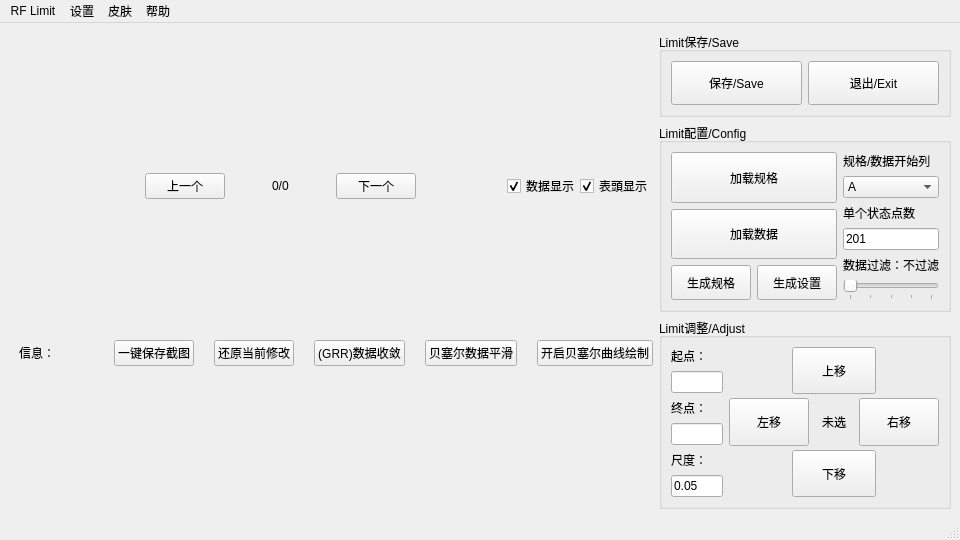
<?xml version="1.0" encoding="UTF-8"?>
<ui version="4.0">
 <class>MainWindow</class>
 <widget class="QMainWindow" name="MainWindow">
  <property name="geometry">
   <rect>
    <x>0</x>
    <y>0</y>
    <width>960</width>
    <height>540</height>
   </rect>
  </property>
  <property name="windowTitle">
   <string>MainWindow</string>
  </property>
  <widget class="QWidget" name="centralwidget">
   <property name="styleSheet">
    <string notr="true"/>
   </property>
   <layout class="QGridLayout" name="gridLayout_7">
    <item row="1" column="0">
     <layout class="QHBoxLayout" name="horizontalLayout_7" stretch="20,9">
      <item>
       <layout class="QVBoxLayout" name="verticalLayout_9" stretch="0,10,0">
        <property name="spacing">
         <number>0</number>
        </property>
        <item>
         <layout class="QHBoxLayout" name="horizontalLayout_5" stretch="3,6,2,1,1">
          <item>
           <spacer name="horizontalSpacer_10">
            <property name="orientation">
             <enum>Qt::Horizontal</enum>
            </property>
            <property name="sizeHint" stdset="0">
             <size>
              <width>40</width>
              <height>20</height>
             </size>
            </property>
           </spacer>
          </item>
          <item>
           <layout class="QHBoxLayout" name="horizontalLayout_3">
            <item>
             <widget class="QPushButton" name="stateUpPushButton">
              <property name="styleSheet">
               <string notr="true"/>
              </property>
              <property name="text">
               <string>上一个</string>
              </property>
             </widget>
            </item>
            <item>
             <spacer name="horizontalSpacer_7">
              <property name="orientation">
               <enum>Qt::Horizontal</enum>
              </property>
              <property name="sizeHint" stdset="0">
               <size>
                <width>40</width>
                <height>20</height>
               </size>
              </property>
             </spacer>
            </item>
            <item>
             <widget class="QLabel" name="stateLabel">
              <property name="text">
               <string>0/0</string>
              </property>
             </widget>
            </item>
            <item>
             <spacer name="horizontalSpacer_8">
              <property name="orientation">
               <enum>Qt::Horizontal</enum>
              </property>
              <property name="sizeHint" stdset="0">
               <size>
                <width>40</width>
                <height>20</height>
               </size>
              </property>
             </spacer>
            </item>
            <item>
             <widget class="QPushButton" name="stateDownPushButton">
              <property name="contextMenuPolicy">
               <enum>Qt::DefaultContextMenu</enum>
              </property>
              <property name="text">
               <string>下一个</string>
              </property>
             </widget>
            </item>
           </layout>
          </item>
          <item>
           <spacer name="horizontalSpacer_9">
            <property name="orientation">
             <enum>Qt::Horizontal</enum>
            </property>
            <property name="sizeHint" stdset="0">
             <size>
              <width>40</width>
              <height>20</height>
             </size>
            </property>
           </spacer>
          </item>
          <item>
           <widget class="QCheckBox" name="displayDataCheckBox">
            <property name="text">
             <string>数据显示</string>
            </property>
            <property name="checked">
             <bool>true</bool>
            </property>
           </widget>
          </item>
          <item>
           <widget class="QCheckBox" name="antialiasCheckBox">
            <property name="text">
             <string>表頭显示</string>
            </property>
            <property name="checked">
             <bool>true</bool>
            </property>
           </widget>
          </item>
         </layout>
        </item>
        <item>
         <layout class="QGridLayout" name="limitGridLayout"/>
        </item>
        <item>
         <layout class="QHBoxLayout" name="horizontalLayout_6" stretch="0,50,0,10,0,0,0">
          <property name="spacing">
           <number>20</number>
          </property>
          <item>
           <layout class="QHBoxLayout" name="horizontalLayout_4" stretch="1,4">
            <property name="spacing">
             <number>0</number>
            </property>
            <property name="leftMargin">
             <number>10</number>
            </property>
            <item>
             <widget class="QLabel" name="label_4">
              <property name="text">
               <string>信息：</string>
              </property>
             </widget>
            </item>
            <item>
             <widget class="QLabel" name="infoLabel">
              <property name="text">
               <string/>
              </property>
             </widget>
            </item>
           </layout>
          </item>
          <item>
           <spacer name="horizontalSpacer_11">
            <property name="orientation">
             <enum>Qt::Horizontal</enum>
            </property>
            <property name="sizeHint" stdset="0">
             <size>
              <width>40</width>
              <height>20</height>
             </size>
            </property>
           </spacer>
          </item>
          <item>
           <widget class="QPushButton" name="saveBPMPushButton">
            <property name="text">
             <string>一键保存截图</string>
            </property>
           </widget>
          </item>
          <item>
           <widget class="QPushButton" name="defaultPushButton">
            <property name="sizePolicy">
             <sizepolicy hsizetype="Fixed" vsizetype="Fixed">
              <horstretch>0</horstretch>
              <verstretch>0</verstretch>
             </sizepolicy>
            </property>
            <property name="text">
             <string>还原当前修改</string>
            </property>
           </widget>
          </item>
          <item>
           <widget class="QPushButton" name="goToAvePushButton">
            <property name="text">
             <string>(GRR)数据收敛</string>
            </property>
           </widget>
          </item>
          <item>
           <widget class="QPushButton" name="pushButton">
            <property name="text">
             <string>贝塞尔数据平滑</string>
            </property>
           </widget>
          </item>
          <item>
           <widget class="QPushButton" name="bezierPushButton">
            <property name="text">
             <string>开启贝塞尔曲线绘制</string>
            </property>
           </widget>
          </item>
         </layout>
        </item>
       </layout>
      </item>
      <item>
       <layout class="QGridLayout" name="gridLayout_6" rowstretch="3,5,1">
        <item row="0" column="0">
         <widget class="QGroupBox" name="groupBox">
          <property name="title">
           <string>Limit保存/Save</string>
          </property>
          <layout class="QGridLayout" name="gridLayout_4">
           <item row="0" column="1" rowspan="2">
            <widget class="QPushButton" name="exitPushButton">
             <property name="sizePolicy">
              <sizepolicy hsizetype="Minimum" vsizetype="Preferred">
               <horstretch>0</horstretch>
               <verstretch>0</verstretch>
              </sizepolicy>
             </property>
             <property name="text">
              <string>退出/Exit</string>
             </property>
            </widget>
           </item>
           <item row="0" column="0" rowspan="2">
            <widget class="QPushButton" name="savePushButton">
             <property name="sizePolicy">
              <sizepolicy hsizetype="Minimum" vsizetype="Preferred">
               <horstretch>0</horstretch>
               <verstretch>0</verstretch>
              </sizepolicy>
             </property>
             <property name="text">
              <string>保存/Save</string>
             </property>
            </widget>
           </item>
          </layout>
         </widget>
        </item>
        <item row="1" column="0">
         <widget class="QGroupBox" name="limitConfigGroupBox">
          <property name="title">
           <string>Limit配置/Config</string>
          </property>
          <layout class="QGridLayout" name="gridLayout_2">
           <item row="0" column="0">
            <layout class="QVBoxLayout" name="verticalLayout_11" stretch="3,1">
             <property name="spacing">
              <number>6</number>
             </property>
             <item>
              <layout class="QVBoxLayout" name="verticalLayout_10">
               <property name="spacing">
                <number>6</number>
               </property>
               <item>
                <widget class="QPushButton" name="addLimitPushButton">
                 <property name="sizePolicy">
                  <sizepolicy hsizetype="Minimum" vsizetype="Preferred">
                   <horstretch>0</horstretch>
                   <verstretch>0</verstretch>
                  </sizepolicy>
                 </property>
                 <property name="text">
                  <string>加载规格</string>
                 </property>
                </widget>
               </item>
               <item>
                <widget class="QPushButton" name="addDataPushButton">
                 <property name="sizePolicy">
                  <sizepolicy hsizetype="Minimum" vsizetype="Preferred">
                   <horstretch>0</horstretch>
                   <verstretch>0</verstretch>
                  </sizepolicy>
                 </property>
                 <property name="text">
                  <string>加载数据</string>
                 </property>
                </widget>
               </item>
              </layout>
             </item>
             <item>
              <layout class="QHBoxLayout" name="horizontalLayout_8">
               <item>
                <widget class="QPushButton" name="createLimitPushButton">
                 <property name="sizePolicy">
                  <sizepolicy hsizetype="Minimum" vsizetype="Preferred">
                   <horstretch>0</horstretch>
                   <verstretch>0</verstretch>
                  </sizepolicy>
                 </property>
                 <property name="text">
                  <string>生成规格</string>
                 </property>
                </widget>
               </item>
               <item>
                <widget class="QPushButton" name="createSettingPushButton">
                 <property name="sizePolicy">
                  <sizepolicy hsizetype="Minimum" vsizetype="Preferred">
                   <horstretch>0</horstretch>
                   <verstretch>0</verstretch>
                  </sizepolicy>
                 </property>
                 <property name="text">
                  <string>生成设置</string>
                 </property>
                </widget>
               </item>
              </layout>
             </item>
            </layout>
           </item>
           <item row="0" column="1">
            <layout class="QVBoxLayout" name="verticalLayout_12">
             <item>
              <layout class="QVBoxLayout" name="verticalLayout_5">
               <item>
                <widget class="QLabel" name="label">
                 <property name="text">
                  <string>规格/数据开始列</string>
                 </property>
                </widget>
               </item>
               <item>
                <widget class="QComboBox" name="comboBox">
                 <item>
                  <property name="text">
                   <string>A</string>
                  </property>
                 </item>
                 <item>
                  <property name="text">
                   <string>B</string>
                  </property>
                 </item>
                 <item>
                  <property name="text">
                   <string>C</string>
                  </property>
                 </item>
                 <item>
                  <property name="text">
                   <string>D</string>
                  </property>
                 </item>
                 <item>
                  <property name="text">
                   <string>E</string>
                  </property>
                 </item>
                 <item>
                  <property name="text">
                   <string>F</string>
                  </property>
                 </item>
                 <item>
                  <property name="text">
                   <string comment="0">G</string>
                  </property>
                 </item>
                 <item>
                  <property name="text">
                   <string comment="1">H</string>
                  </property>
                 </item>
                 <item>
                  <property name="text">
                   <string>I</string>
                  </property>
                 </item>
                 <item>
                  <property name="text">
                   <string>J</string>
                  </property>
                 </item>
                 <item>
                  <property name="text">
                   <string>K</string>
                  </property>
                 </item>
                 <item>
                  <property name="text">
                   <string>L</string>
                  </property>
                 </item>
                 <item>
                  <property name="text">
                   <string>M</string>
                  </property>
                 </item>
                 <item>
                  <property name="text">
                   <string>N</string>
                  </property>
                 </item>
                 <item>
                  <property name="text">
                   <string>O</string>
                  </property>
                 </item>
                 <item>
                  <property name="text">
                   <string>P</string>
                  </property>
                 </item>
                 <item>
                  <property name="text">
                   <string>Q</string>
                  </property>
                 </item>
                 <item>
                  <property name="text">
                   <string>R</string>
                  </property>
                 </item>
                 <item>
                  <property name="text">
                   <string>S</string>
                  </property>
                 </item>
                 <item>
                  <property name="text">
                   <string>T</string>
                  </property>
                 </item>
                 <item>
                  <property name="text">
                   <string>U</string>
                  </property>
                 </item>
                 <item>
                  <property name="text">
                   <string>V</string>
                  </property>
                 </item>
                 <item>
                  <property name="text">
                   <string>W</string>
                  </property>
                 </item>
                 <item>
                  <property name="text">
                   <string>X</string>
                  </property>
                 </item>
                 <item>
                  <property name="text">
                   <string>Y</string>
                  </property>
                 </item>
                 <item>
                  <property name="text">
                   <string>Z</string>
                  </property>
                 </item>
                </widget>
               </item>
              </layout>
             </item>
             <item>
              <layout class="QVBoxLayout" name="verticalLayout_6">
               <item>
                <widget class="QLabel" name="label_2">
                 <property name="text">
                  <string>单个状态点数</string>
                 </property>
                </widget>
               </item>
               <item>
                <widget class="QLineEdit" name="pointLineEdit">
                 <property name="text">
                  <string>201</string>
                 </property>
                </widget>
               </item>
              </layout>
             </item>
             <item>
              <layout class="QVBoxLayout" name="verticalLayout_7">
               <property name="spacing">
                <number>6</number>
               </property>
               <item>
                <widget class="QLabel" name="horizontalSliderLabel">
                 <property name="text">
                  <string>数据过滤：不过滤</string>
                 </property>
                </widget>
               </item>
               <item>
                <widget class="QSlider" name="horizontalSlider">
                 <property name="maximum">
                  <number>4</number>
                 </property>
                 <property name="pageStep">
                  <number>1</number>
                 </property>
                 <property name="sliderPosition">
                  <number>0</number>
                 </property>
                 <property name="orientation">
                  <enum>Qt::Horizontal</enum>
                 </property>
                 <property name="tickPosition">
                  <enum>QSlider::TicksBelow</enum>
                 </property>
                 <property name="tickInterval">
                  <number>1</number>
                 </property>
                </widget>
               </item>
              </layout>
             </item>
            </layout>
           </item>
          </layout>
         </widget>
        </item>
        <item row="2" column="0">
         <widget class="QGroupBox" name="limitAdjustGroupBox">
          <property name="title">
           <string>Limit调整/Adjust</string>
          </property>
          <layout class="QGridLayout" name="gridLayout_5">
           <item row="0" column="0">
            <layout class="QGridLayout" name="gridLayout_3" columnstretch="2,8">
             <item row="0" column="0">
              <layout class="QVBoxLayout" name="verticalLayout_8">
               <item>
                <layout class="QVBoxLayout" name="verticalLayout_3">
                 <property name="spacing">
                  <number>6</number>
                 </property>
                 <item>
                  <widget class="QLabel" name="starLabel">
                   <property name="text">
                    <string>起点：</string>
                   </property>
                  </widget>
                 </item>
                 <item>
                  <widget class="QLineEdit" name="startLineEdit"/>
                 </item>
                </layout>
               </item>
               <item>
                <spacer name="verticalSpacer">
                 <property name="orientation">
                  <enum>Qt::Vertical</enum>
                 </property>
                 <property name="sizeHint" stdset="0">
                  <size>
                   <width>20</width>
                   <height>40</height>
                  </size>
                 </property>
                </spacer>
               </item>
               <item>
                <layout class="QVBoxLayout" name="verticalLayout_2">
                 <item>
                  <widget class="QLabel" name="endLabel">
                   <property name="text">
                    <string>终点：</string>
                   </property>
                  </widget>
                 </item>
                 <item>
                  <widget class="QLineEdit" name="endLineEdit"/>
                 </item>
                </layout>
               </item>
               <item>
                <spacer name="verticalSpacer_2">
                 <property name="orientation">
                  <enum>Qt::Vertical</enum>
                 </property>
                 <property name="sizeHint" stdset="0">
                  <size>
                   <width>20</width>
                   <height>17</height>
                  </size>
                 </property>
                </spacer>
               </item>
               <item>
                <layout class="QVBoxLayout" name="verticalLayout_4">
                 <item>
                  <widget class="QLabel" name="label_3">
                   <property name="text">
                    <string>尺度：</string>
                   </property>
                  </widget>
                 </item>
                 <item>
                  <widget class="QLineEdit" name="adjustStepLineEdit">
                   <property name="text">
                    <string>0.05</string>
                   </property>
                  </widget>
                 </item>
                </layout>
               </item>
              </layout>
             </item>
             <item row="0" column="1">
              <layout class="QVBoxLayout" name="verticalLayout" stretch="1,1,1">
               <property name="spacing">
                <number>4</number>
               </property>
               <item>
                <layout class="QHBoxLayout" name="horizontalLayout" stretch="3,4,3">
                 <item>
                  <spacer name="horizontalSpacer_3">
                   <property name="orientation">
                    <enum>Qt::Horizontal</enum>
                   </property>
                   <property name="sizeHint" stdset="0">
                    <size>
                     <width>40</width>
                     <height>20</height>
                    </size>
                   </property>
                  </spacer>
                 </item>
                 <item>
                  <widget class="QPushButton" name="upPushButton">
                   <property name="sizePolicy">
                    <sizepolicy hsizetype="Preferred" vsizetype="Expanding">
                     <horstretch>0</horstretch>
                     <verstretch>0</verstretch>
                    </sizepolicy>
                   </property>
                   <property name="text">
                    <string>上移</string>
                   </property>
                  </widget>
                 </item>
                 <item>
                  <spacer name="horizontalSpacer_4">
                   <property name="orientation">
                    <enum>Qt::Horizontal</enum>
                   </property>
                   <property name="sizeHint" stdset="0">
                    <size>
                     <width>40</width>
                     <height>20</height>
                    </size>
                   </property>
                  </spacer>
                 </item>
                </layout>
               </item>
               <item>
                <layout class="QGridLayout" name="gridLayout" rowstretch="100,5,100" columnstretch="80,10,10,10,80">
                 <item row="0" column="0" rowspan="3">
                  <widget class="QPushButton" name="leftPushButton">
                   <property name="sizePolicy">
                    <sizepolicy hsizetype="Preferred" vsizetype="MinimumExpanding">
                     <horstretch>0</horstretch>
                     <verstretch>0</verstretch>
                    </sizepolicy>
                   </property>
                   <property name="sizeIncrement">
                    <size>
                     <width>0</width>
                     <height>0</height>
                    </size>
                   </property>
                   <property name="text">
                    <string>左移</string>
                   </property>
                   <property name="autoDefault">
                    <bool>false</bool>
                   </property>
                  </widget>
                 </item>
                 <item row="0" column="2">
                  <spacer name="verticalSpacer_5">
                   <property name="orientation">
                    <enum>Qt::Vertical</enum>
                   </property>
                   <property name="sizeHint" stdset="0">
                    <size>
                     <width>20</width>
                     <height>17</height>
                    </size>
                   </property>
                  </spacer>
                 </item>
                 <item row="1" column="1">
                  <spacer name="horizontalSpacer">
                   <property name="orientation">
                    <enum>Qt::Horizontal</enum>
                   </property>
                   <property name="sizeHint" stdset="0">
                    <size>
                     <width>28</width>
                     <height>20</height>
                    </size>
                   </property>
                  </spacer>
                 </item>
                 <item row="2" column="2">
                  <spacer name="verticalSpacer_3">
                   <property name="orientation">
                    <enum>Qt::Vertical</enum>
                   </property>
                   <property name="sizeHint" stdset="0">
                    <size>
                     <width>20</width>
                     <height>64</height>
                    </size>
                   </property>
                  </spacer>
                 </item>
                 <item row="1" column="3">
                  <spacer name="horizontalSpacer_2">
                   <property name="orientation">
                    <enum>Qt::Horizontal</enum>
                   </property>
                   <property name="sizeHint" stdset="0">
                    <size>
                     <width>28</width>
                     <height>20</height>
                    </size>
                   </property>
                  </spacer>
                 </item>
                 <item row="0" column="4" rowspan="3">
                  <widget class="QPushButton" name="rightPushButton">
                   <property name="sizePolicy">
                    <sizepolicy hsizetype="Preferred" vsizetype="MinimumExpanding">
                     <horstretch>0</horstretch>
                     <verstretch>0</verstretch>
                    </sizepolicy>
                   </property>
                   <property name="text">
                    <string>右移</string>
                   </property>
                  </widget>
                 </item>
                 <item row="1" column="2">
                  <widget class="QLabel" name="AdjustLabel">
                   <property name="text">
                    <string>未选</string>
                   </property>
                  </widget>
                 </item>
                </layout>
               </item>
               <item>
                <layout class="QHBoxLayout" name="horizontalLayout_2" stretch="3,4,3">
                 <item>
                  <spacer name="horizontalSpacer_5">
                   <property name="orientation">
                    <enum>Qt::Horizontal</enum>
                   </property>
                   <property name="sizeHint" stdset="0">
                    <size>
                     <width>40</width>
                     <height>20</height>
                    </size>
                   </property>
                  </spacer>
                 </item>
                 <item>
                  <widget class="QPushButton" name="downPushButton">
                   <property name="sizePolicy">
                    <sizepolicy hsizetype="Preferred" vsizetype="Expanding">
                     <horstretch>0</horstretch>
                     <verstretch>0</verstretch>
                    </sizepolicy>
                   </property>
                   <property name="text">
                    <string>下移</string>
                   </property>
                  </widget>
                 </item>
                 <item>
                  <spacer name="horizontalSpacer_6">
                   <property name="orientation">
                    <enum>Qt::Horizontal</enum>
                   </property>
                   <property name="sizeHint" stdset="0">
                    <size>
                     <width>40</width>
                     <height>20</height>
                    </size>
                   </property>
                  </spacer>
                 </item>
                </layout>
               </item>
              </layout>
             </item>
            </layout>
           </item>
          </layout>
         </widget>
        </item>
       </layout>
      </item>
     </layout>
    </item>
   </layout>
  </widget>
  <widget class="QMenuBar" name="menubar">
   <property name="geometry">
    <rect>
     <x>0</x>
     <y>0</y>
     <width>960</width>
     <height>21</height>
    </rect>
   </property>
   <widget class="QMenu" name="menuRF_Limit">
    <property name="title">
     <string>RF Limit</string>
    </property>
    <addaction name="actionopen_limit_file"/>
    <addaction name="actionOpen_Data_File"/>
    <addaction name="actionSave"/>
    <addaction name="actionExit"/>
   </widget>
   <widget class="QMenu" name="settingMenu">
    <property name="title">
     <string>皮肤</string>
    </property>
    <addaction name="actionWhite"/>
    <addaction name="actionBlue"/>
   </widget>
   <widget class="QMenu" name="helpMenu">
    <property name="title">
     <string>帮助</string>
    </property>
    <addaction name="version"/>
   </widget>
   <widget class="QMenu" name="menu">
    <property name="title">
     <string>设置</string>
    </property>
    <addaction name="limitSettingAction"/>
    <addaction name="limitCreatAction"/>
   </widget>
   <addaction name="menuRF_Limit"/>
   <addaction name="menu"/>
   <addaction name="settingMenu"/>
   <addaction name="helpMenu"/>
  </widget>
  <widget class="QStatusBar" name="statusbar"/>
  <action name="actionopen_limit_file">
   <property name="text">
    <string>加载规格</string>
   </property>
  </action>
  <action name="actionOpen_Data_File">
   <property name="text">
    <string>加载数据</string>
   </property>
  </action>
  <action name="actionSave">
   <property name="text">
    <string>保存</string>
   </property>
  </action>
  <action name="action">
   <property name="text">
    <string>皮肤</string>
   </property>
  </action>
  <action name="version">
   <property name="text">
    <string>版本</string>
   </property>
  </action>
  <action name="actionExit">
   <property name="text">
    <string>退出</string>
   </property>
  </action>
  <action name="actionWhite">
   <property name="text">
    <string>象牙白</string>
   </property>
  </action>
  <action name="actionBlue">
   <property name="text">
    <string>海军蓝</string>
   </property>
  </action>
  <action name="limitSettingAction">
   <property name="text">
    <string>加载设置</string>
   </property>
   <property name="iconText">
    <string>加载设置</string>
   </property>
   <property name="toolTip">
    <string>加载设置</string>
   </property>
  </action>
  <action name="limitCreatAction">
   <property name="text">
    <string>生成设置</string>
   </property>
  </action>
 </widget>
 <resources/>
 <connections/>
</ui>
